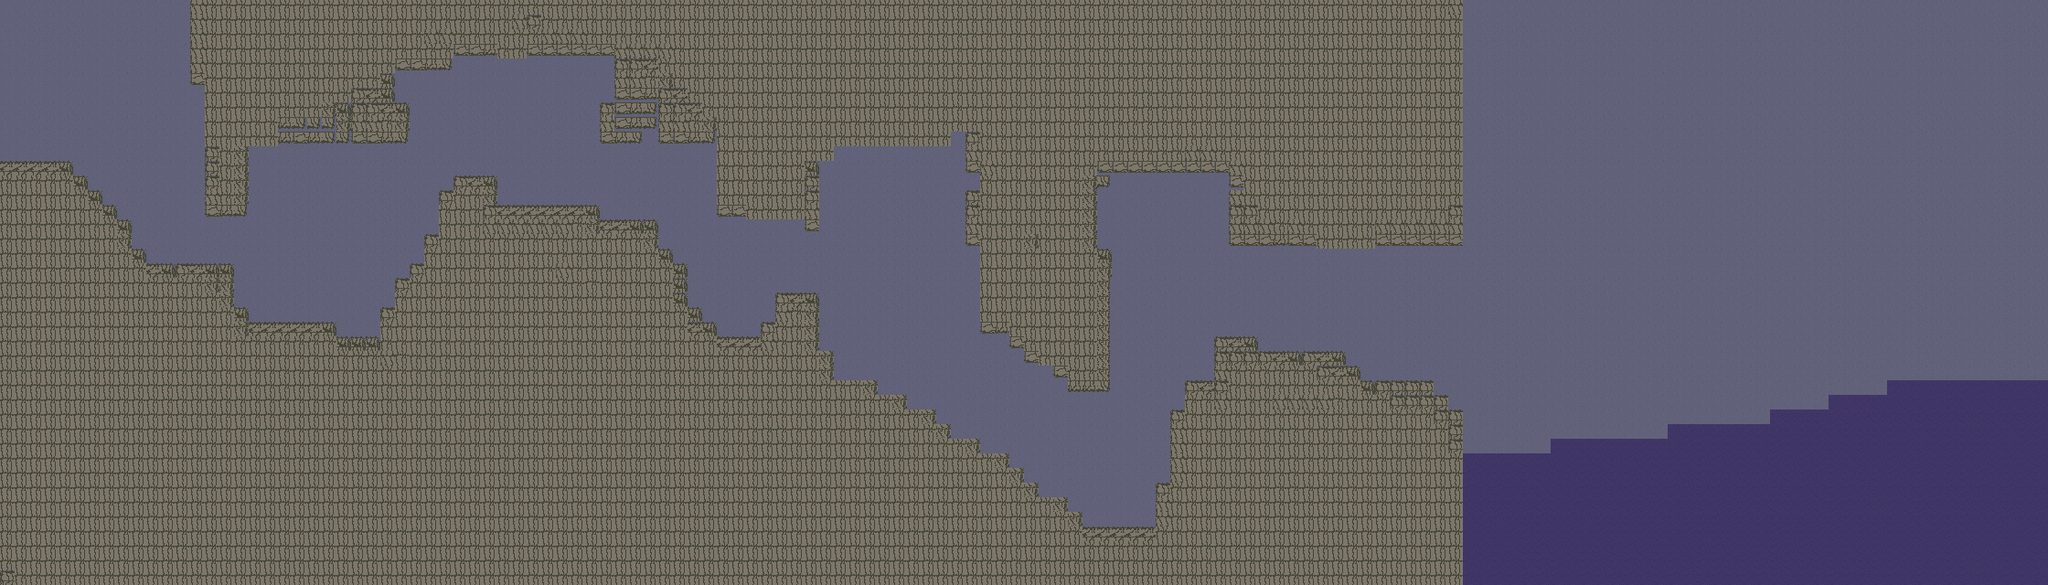

The image is a tile-based game level rendered from a .tmx file. Its description and source (layers, tilesets, objects; grid data summarised) follow:
An orthogonal 140x40 tile map with 16x16 px tiles, 2 tile layers (Background, Bricks), 2 tilesets and 2 objects (Monster).

<map version="1.0" orientation="orthogonal" renderorder="right-down" width="140" height="40" tilewidth="16" tileheight="16" nextobjectid="74">
 <tileset firstgid="1" name="tiles" tilewidth="16" tileheight="16" spacing="1" tilecount="324" columns="18">
  <image source="../images/tiles.png" width="320" height="320" />
 </tileset>
 <tileset firstgid="325" name="tiles" tilewidth="16" tileheight="16" spacing="1" tilecount="324" columns="18">
  <image source="../images/tiles.png" width="320" height="320" />
 </tileset>
 <layer name="Background" width="140" height="40">
  <data>[5600 cells, 5600 non-empty, 1 distinct tile ids]</data>
 </layer>
 <layer name="Bricks" width="140" height="40">
  <data>[5600 cells, 3355 non-empty, 12 distinct tile ids]</data>
 </layer>
 <objectgroup name="Monster">
  <object id="46" name="Monster" x="32" y="128" width="48" height="48">
   <properties>
    <property name="food" type="int" value="0" />
   </properties>
  </object>
 </objectgroup>
 <objectgroup name="Player">
  <properties>
   <property name="fleet" type="int" value="1" />
  </properties>
 </objectgroup>
 <objectgroup name="Food">
  <properties>
   <property name="amount" type="int" value="1" />
  </properties>
  <object id="71" x="0" y="560" width="80" height="16" />
 </objectgroup>
</map>